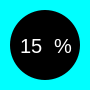
    <widget class="QFrame" name="frame_9">
     <property name="geometry">
      <rect>
       <x>1570</x>
       <y>690</y>
       <width>90</width>
       <height>90</height>
      </rect>
     </property>
     <property name="styleSheet">
      <string notr="true">QFrame{
background-color: rgb(0, 255, 255);
border-radius:45px;
}</string>
     </property>
     <property name="frameShape">
      <enum>QFrame::StyledPanel</enum>
     </property>
     <property name="frameShadow">
      <enum>QFrame::Plain</enum>
     </property>
     <widget class="QFrame" name="frame_10">
      <property name="geometry">
       <rect>
        <x>10</x>
        <y>10</y>
        <width>70</width>
        <height>70</height>
       </rect>
      </property>
      <property name="styleSheet">
       <string notr="true">QFrame{
background-color: black;
border-radius:35px;
}</string>
      </property>
      <property name="frameShape">
       <enum>QFrame::StyledPanel</enum>
      </property>
      <property name="frameShadow">
       <enum>QFrame::Plain</enum>
      </property>
      <widget class="QWidget" name="widget_18" native="true">
       <property name="geometry">
        <rect>
         <x>10</x>
         <y>10</y>
         <width>61</width>
         <height>61</height>
        </rect>
       </property>
       <property name="styleSheet">
        <string notr="true">background-color: rgba(255, 255, 255, 0);</string>
       </property>
       <widget class="QWidget" name="horizontalLayoutWidget_10">
        <property name="geometry">
         <rect>
          <x>0</x>
          <y>0</y>
          <width>61</width>
          <height>51</height>
         </rect>
        </property>
        <layout class="QHBoxLayout" name="horizontalLayout_10">
         <item>
          <widget class="QLabel" name="Finential_statistic1_26">
           <property name="styleSheet">
            <string notr="true">color:white;
background-color: rgba(255, 255, 255, 0);
font: 20px;</string>
           </property>
           <property name="text">
            <string>15</string>
           </property>
           <property name="wordWrap">
            <bool>true</bool>
           </property>
          </widget>
         </item>
         <item>
          <widget class="QLabel" name="Finential_statistic1_27">
           <property name="styleSheet">
            <string notr="true">color:white;
font: 20px;
background-color:rgba(255, 255, 255, 0);</string>
           </property>
           <property name="frameShadow">
            <enum>QFrame::Raised</enum>
           </property>
           <property name="text">
            <string>%</string>
           </property>
           <property name="wordWrap">
            <bool>true</bool>
           </property>
          </widget>
         </item>
        </layout>
       </widget>
      </widget>
     </widget>
    </widget>
